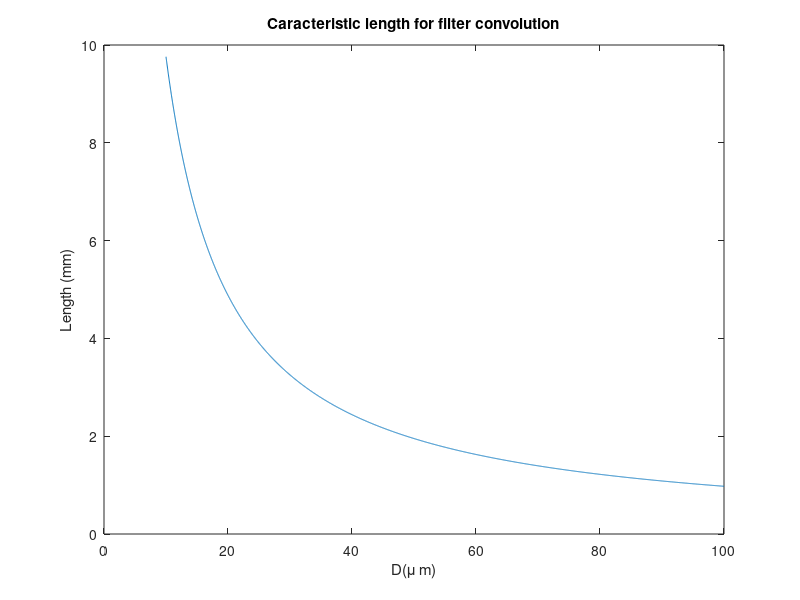

Here is the MATLAB script that generated this plot:

% calculation of Fresnel number:
lambda = 800e-9;


%% variation of d distance to object

a = 1e-3;%m
d = 0.5:0.1:10;%m

Np = a^2./(lambda*d);

figure(1)
plot(d,Np)
xlabel('d(m)')
ylabel('N_p')
title('Fresnel Number')

%% variation of radius a at focus of a lens

a = 1e-6*(0.1:0.1:500);%m
f = 10e-2;%m

Np = a.^2/(lambda*f);

figure(1)
plot(a*1e6,Np)
xlabel('a(\mu m)')
ylabel('N_p')
title('Fresnel Number')

%% caracteristic lenth in filter
lambda=800e-9;
f = 10e-2;
D = 1e-6*(10:0.02:100);
L = (1.22*lambda*f)./D;

figure(1)
plot(D*1e6,L*1e3)
xlabel('D(\mu m)')
ylabel('Length (mm)')
title('Caracteristic length for filter convolution')

%%


